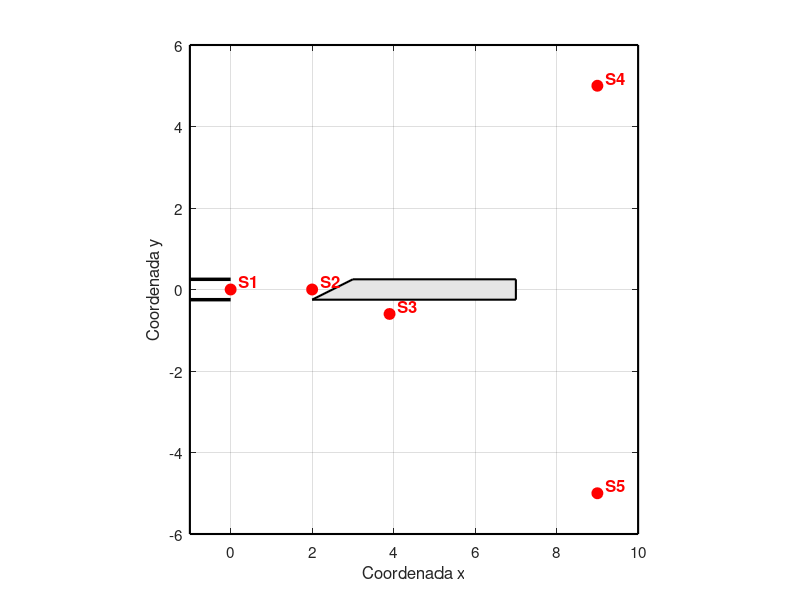

The MATLAB source for this figure:
%%%%%% ESQUEMA DE LOCALIZACIÓN DE SONDAS (PROBES) %%%%%%
clear; close all; clc;

%% 1. PARÁMETROS GEOMÉTRICOS
l = 2.5;     % Longitud del conducto de entrada
W = 2.0;     % Distancia desde la salida hasta la punta del bisel
L = 5.0;     % Longitud total del cuerpo del bisel
h = 0.5;     % Espesor del canal y del cuerpo del bisel
bevel = 1.0; % Longitud de la rampa del bisel
shift = l;   % Desplazamiento para situar el origen (0,0) en la salida del canal

%% 2. CONFIGURACIÓN DEL DOMINIO
figure(1); hold on; box on;
% Definición de los límites del dominio computacional para la visualización
x_dom = [-1 10 10 -1 -1]; 
y_dom = [-6 -6 6 6 -6];
plot(x_dom, y_dom, 'k-', 'LineWidth', 1.5);

%% 3. DIBUJO DE LA GEOMETRÍA
% --- Conducto de entrada (Izquierdo) ---
% Situado de x = -l hasta x = 0
plot([0-l 0], [ h/2  h/2], 'k-', 'LineWidth', 2.5); 
plot([0-l 0], [-h/2 -h/2], 'k-', 'LineWidth', 2.5); 

% --- Cuerpo del Bisel (Derecho) ---
% Se define la geometría según las coordenadas relativas a la salida
x_bisel = [W, W + bevel, W + L, W + L, W];
y_bisel = [-h/2, h/2, h/2, -h/2, -h/2];

% Relleno sólido del bisel para facilitar su identificación
patch(x_bisel, y_bisel, [0.9 0.9 0.9], 'EdgeColor', 'k', 'LineWidth', 1.5);

%% 4. LOCALIZACIÓN DE SONDAS (COORDENADAS PYFR)
probes_xy = [
    0.0 0.0;    % S1: Salida del canal (Origen)
    2.0 0.0;    % S2: Eje del chorro (zona media)
    3.9 -0.6;   % S3: Capa de cizalla (zona de impacto)
    9.0 5.0;    % S4: Campo lejano superior
    9.0 -5.0    % S5: Campo lejano inferior
];
labels = {'S1','S2','S3','S4','S5'};

% Representación de las sondas puntuales
plot(probes_xy(:,1), probes_xy(:,2), 'ro', 'MarkerFaceColor', 'r', 'MarkerSize', 8);

% Etiquetado de los puntos de control
for i = 1:5
    text(probes_xy(i,1)+0.2, probes_xy(i,2)+0.2, labels{i}, ...
        'FontSize', 12, 'FontWeight', 'bold', 'Color', 'r');
end

%% 5. ESTÉTICA FINAL Y EJES
xlabel('Coordenada x', 'FontSize', 12);
ylabel('Coordenada y', 'FontSize', 12);
axis equal;
grid on;
xlim([-1 10]); 
ylim([-6 6]);
set(gca, 'FontSize', 11);

% Fin del script
